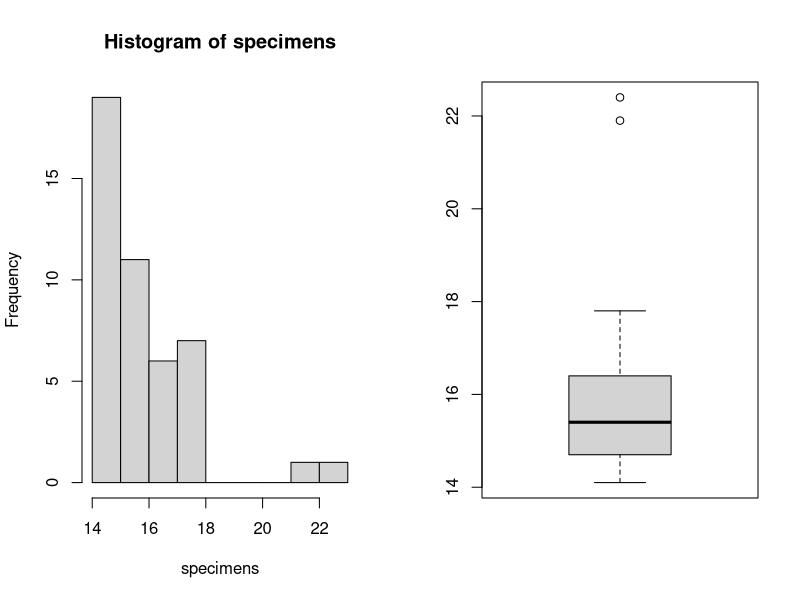

Source code (R):
# Problem 1
#
#      Occupants |  1  2  3  4  5
# --------------------------------
# Number of Cars | 70 15 10  3  2
#

# a. Find the sample mean number of occupatns.

dataFrameP1 <- setNames(data.frame(Occupants <- c(1,2,3,4,5), NumberOfCars <- c(70,15,10,3,2)), c("Occupants","NumberOfCars"))
View(dataFrameP1)

CreateSampleVector <- function(df) {
  sampleOccupants <- integer()
  for(i in 1:length(df$Occupants)) {
    for(j in 1:df$NumberOfCars[i]) {
      sampleOccupants <- append(sampleOccupants, df$Occupants[i])
    }
  }
  return(sampleOccupants)
}

FindMean <- function(vec) {
  sum <-0
  for (i in 1:length(vec)) {
    sum <- sum + vec[i]
  }
  sum <- sum / length(vec)
  return(sum)
}


sample <- CreateSampleVector(dataFrameP1)
mean1 <- FindMean(sample)
cat("1.a Answer: ", mean1, "\n\n")



# b. Find the sample standard deviation of the number of occupants.

FindSD <- function(vec){
  mean <- FindMean(vec)
  sdSum <- 0
  for (i in 1:length(vec)) {
    sdSum <- sdSum + (vec[i] - mean)^2
  }
  result <- sqrt(sdSum / (length(vec) - 1))
  return(result)
}

stDev1 <- FindSD(sample)
cat("1.b Answer: ", stDev1, "\n\n")


# c. Find the sample median number of occupants.
FindMedian <- function(vec) {
  if (length(vec) %% 2 == 0) {
    return((vec[length(vec)/2] + vec[(length(vec)/2) + 1])/2)
  }
  else {
    return(vec[(length(vec)/2) + 1])
  }
}

median1 <- FindMedian(sample)
cat("1.c Answer: ", median1, "\n\n")

# d. Compute the first and third quartiles of the number of occupants.
FindQuartiles <- function(vec, quartile) {
  returnVec <- sort(vec)
  if (quartile == 1) {
    if (is.integer((length(returnVec) + 1) / 4)) {
      return(returnVec[(length(returnVec) + 1) / 4])
    }
    else {
      return((returnVec[(length(returnVec) + 1) %/% 4] + returnVec[((length(returnVec) + 1) %/% 4) + 1]) / 2)
    }
  }
  else if (quartile == 2) {
    return(FindMedian(returnVec))
  }
  else if (quartile == 3) {
    if (is.integer(3*(length(returnVec) + 1) / 4)) {
      return(returnVec[(3*length(returnVec) + 1) / 4])
    }
    else {
      return((returnVec[(3*length(returnVec) + 1) %/% 4] + returnVec[((3*length(returnVec) + 1) %/% 4) + 1]) / 2)
    }
  }
  else return(NULL)
}

q11 <- FindQuartiles(sample, 1)
q31 <- FindQuartiles(sample, 3)
cat("1.d Answer\nQ1: ", q11, "\nQ3: ", q31, "\n\n")

# e. What proportion of cars had more than the mean number of occupants?

FindMoreThanProportion <- function(vec, standard) {
  proportionCalc <- integer()
  for (i in vec) {
    if (i > standard) {
      proportionCalc <- append(proportionCalc, i)
    }
  }
  result <- length(proportionCalc) / length(vec)
  return(result)
}


proportion1e <- FindMoreThanProportion(sample, FindMean(sample))
cat("1.e Answer: ", proportion1e, "\n\n")

# f. For what proportion of cars was the number of occupants
#    more than one standard deviation greater than the mean?

proportion1f <- FindMoreThanProportion(sample, FindMean(sample) + FindSD(sample))
cat("1.f Answer: ", proportion1f, "\n\n")

# g. For what proportion of cars was the number of occupants
#    within one standard deviation of the mean?

FindWithinProportion <- function(vec, standard, range) {
  proportionCalc <- integer()
  for (i in vec) {
    if (i > standard - range && i < standard + range) {
      proportionCalc <- append(proportionCalc, i)
    }
  }
  result <- length(proportionCalc) / length(vec)
  return(result)
}

proportion1g <- FindWithinProportion(sample, FindMean(sample), FindSD(sample))
cat("1.g Answer: ", proportion1g, "\n\n\n\n")


# Problem 2
#
# There are 10 employees in a particular division of a company.
# Their salaries have a mean of $70,000, a median of $55,000,
# and a standard deviation of $20,000.
# The largest number on the list is $100,000.
# By accident, this number is changed to $1,000,000.

originalSum2 <- integer()
# a. What is the value of the mean after the change?

originalSum2 <- 10 * 70000
changedSum2 <- originalSum2 - 100000 + 1000000
changedMean2 <- changedSum2 / 10
cat("2.a Answer: ", changedMean2, "\n\n")

# b. What is the value of the median after the change?
median <- 55000
cat("2.b Answer: ", median, "\nMedian does not changed because number of the employees remain same\n","\n\n")

# c. What is the value of the standard deviation after the change?
originalStDev2 <- 20000
originalVar2 <- originalStDev2^2
originalSumOfDiff <- originalVar2 * 10
originalSquareOfX <- (10-1) * originalSumOfDiff + 10 * 70000^2
modSumofDiff <- originalSquareOfX - 100000^2 + (1000000)^2
modStvDevSquare <- (1/9) * (modSumofDiff - 10*(changedMean2)^2)
cat("2.c Answer: ", modStvDevSquare, "\n\n\n")


# Problem 3
#
# Forty-five specimens of a certain type of power were analyzed for sulfur trioxide content.
# Following are the result, in percent. The list has been sorted into numerical order.
# 14.1  14.4  14.7  14.8  15.3  15.6  16.1  16.6  17.3
# 14.2  14.4  14.7  14.9  15.3  15.7  16.2  17.2  17.3
# 14.3  14.4  14.8  15.0  15.4  15.7  16.4  17.2  17.8
# 14.3  14.4  14.8  15.0  15.4  15.9  16.4  17.2  21.9
# 14.3  14.6  14.8  15.2  15.5  15.9  16.5  17.2  22.4

specimens <- c(14.1,  14.4,  14.7,  14.8,  15.3,  15.6,  16.1,  16.6,  17.3,
  14.2,  14.4,  14.7,  14.9,  15.3,  15.7,  16.2,  17.2,  17.3,
  14.3,  14.4,  14.8,  15.0,  15.4,  15.7,  16.4,  17.2,  17.8,
  14.3,  14.4,  14.8,  15.0,  15.4,  15.9,  16.4,  17.2,  21.9,
  14.3,  14.6,  14.8,  15.2,  15.5,  15.9,  16.5,  17.2,  22.4)

par(mfrow=c(1,2))

# a. Construct a stem-and-leaf plot for these data
stem(specimens)

# b. Construct a histogram for these data.
hist(specimens)

# c. Construct a boxplot for these data. Does the plot show any outliers?
boxplot(specimens)

cat("The plot shows two outliers, 22.4 & 21.9\n\n\n\n")


# Problem 4
#
# The histogram below presents the compressive strengths of a sample of concrete blocks
# hardened for 28 days. One rectangle from the histogram is missing. What is its height?

missedRF <- 1 - (0.05 + 0.1 + 0.15 + 0.25 + 0.2 + 0.1)
cat("Problem 4 Answer. The missed rectangle's height is : ", missedRF, "\n\n\n\n")



# Problem 5
#
# Which of the following statistics cannot be determined from a boxplot?
# i. The median
# ii. The mean
# iii. The first quartile
# iv. The third quartile
# v, The interquartile range

cat("Problem 5 Answer: The mean\n", "\nBox-and-Whisker plot uses five number summary\n1. Lower fence.\n2. Q1\n3. Q2\n4. Q3\n5. Upper Fence\nThe mean is not used in box plot.\n", "\n\n\n\n")